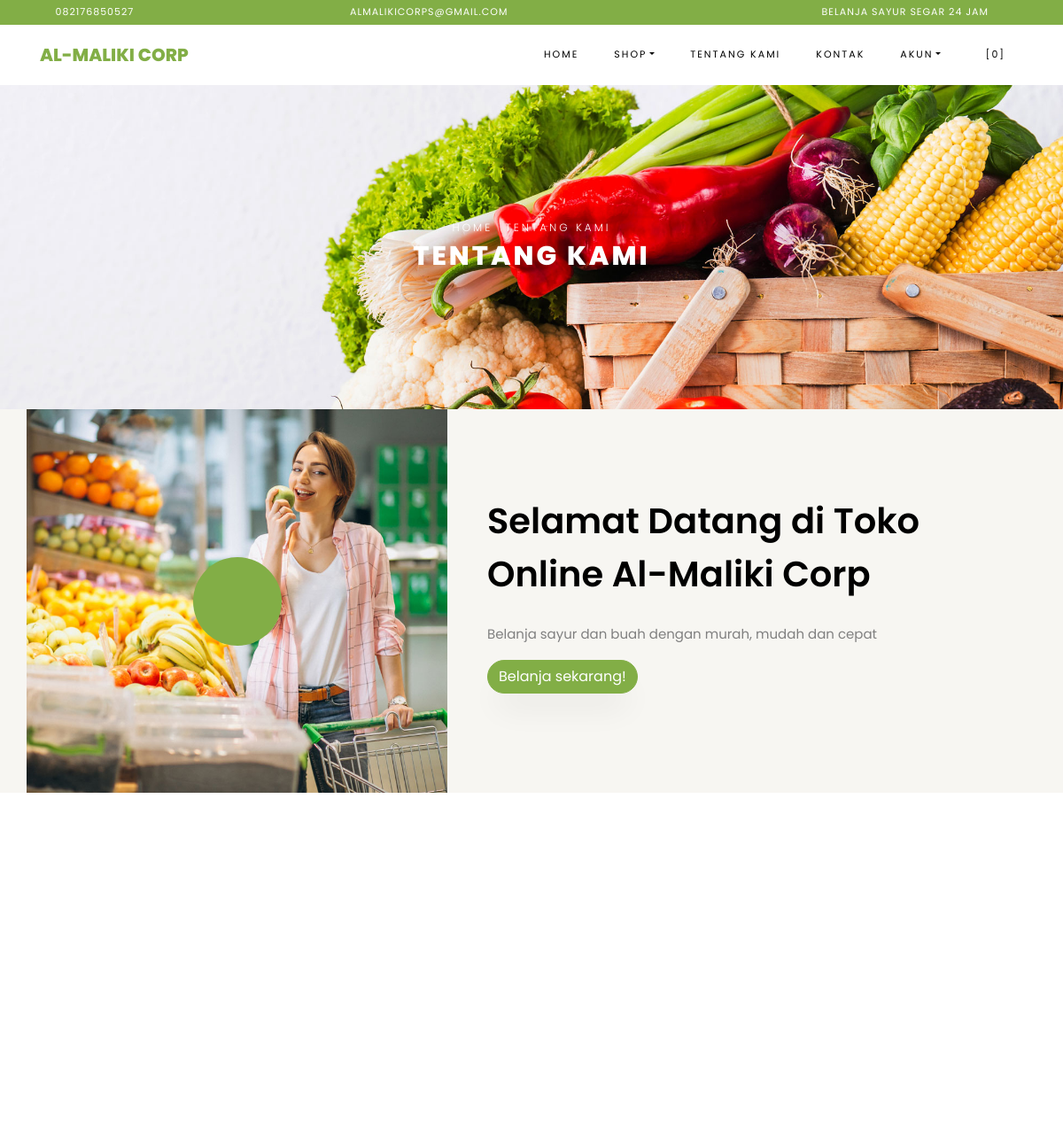
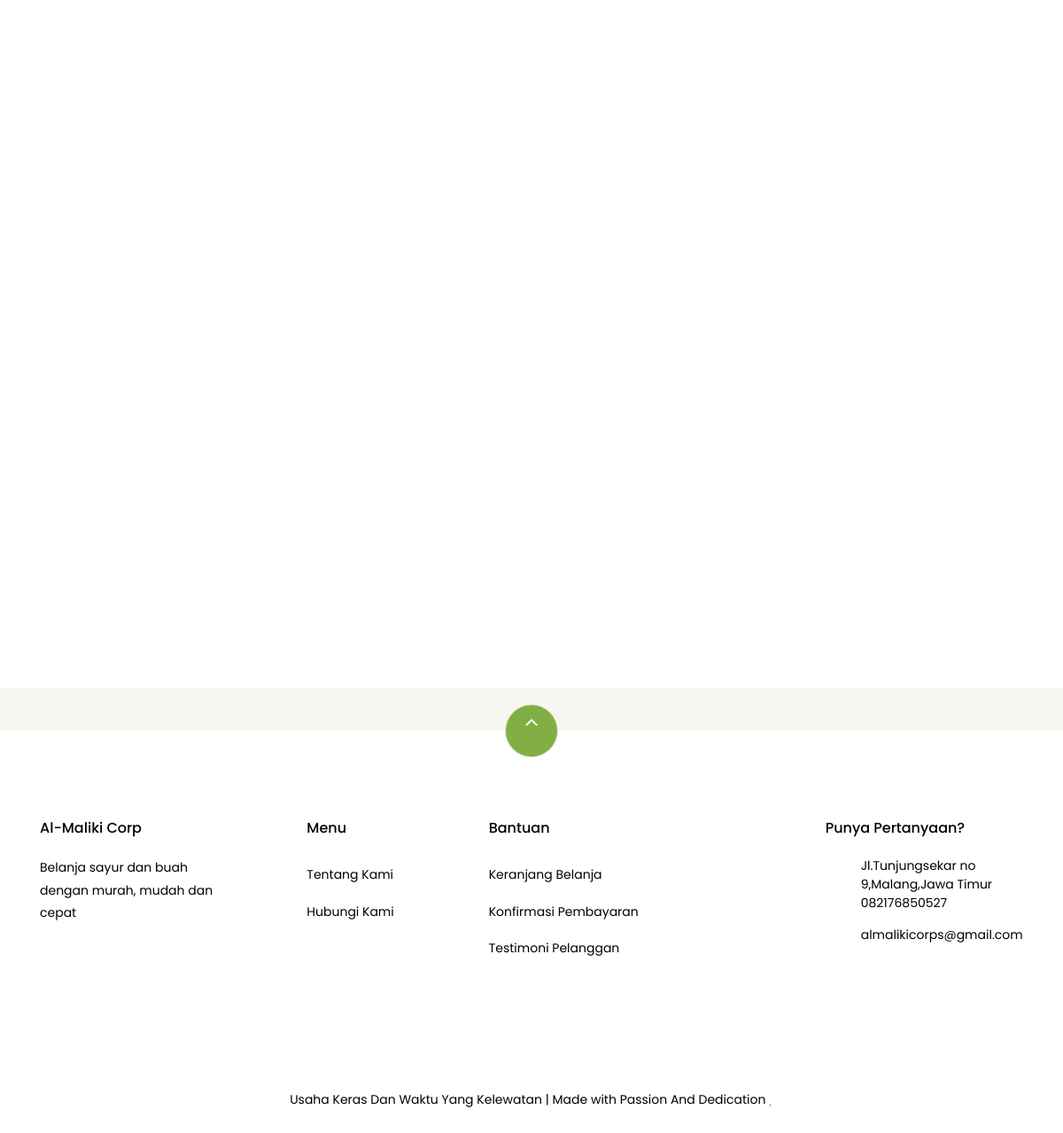
Before: /index.php/pages/about with the older database file (2 pictures, top to bottom).
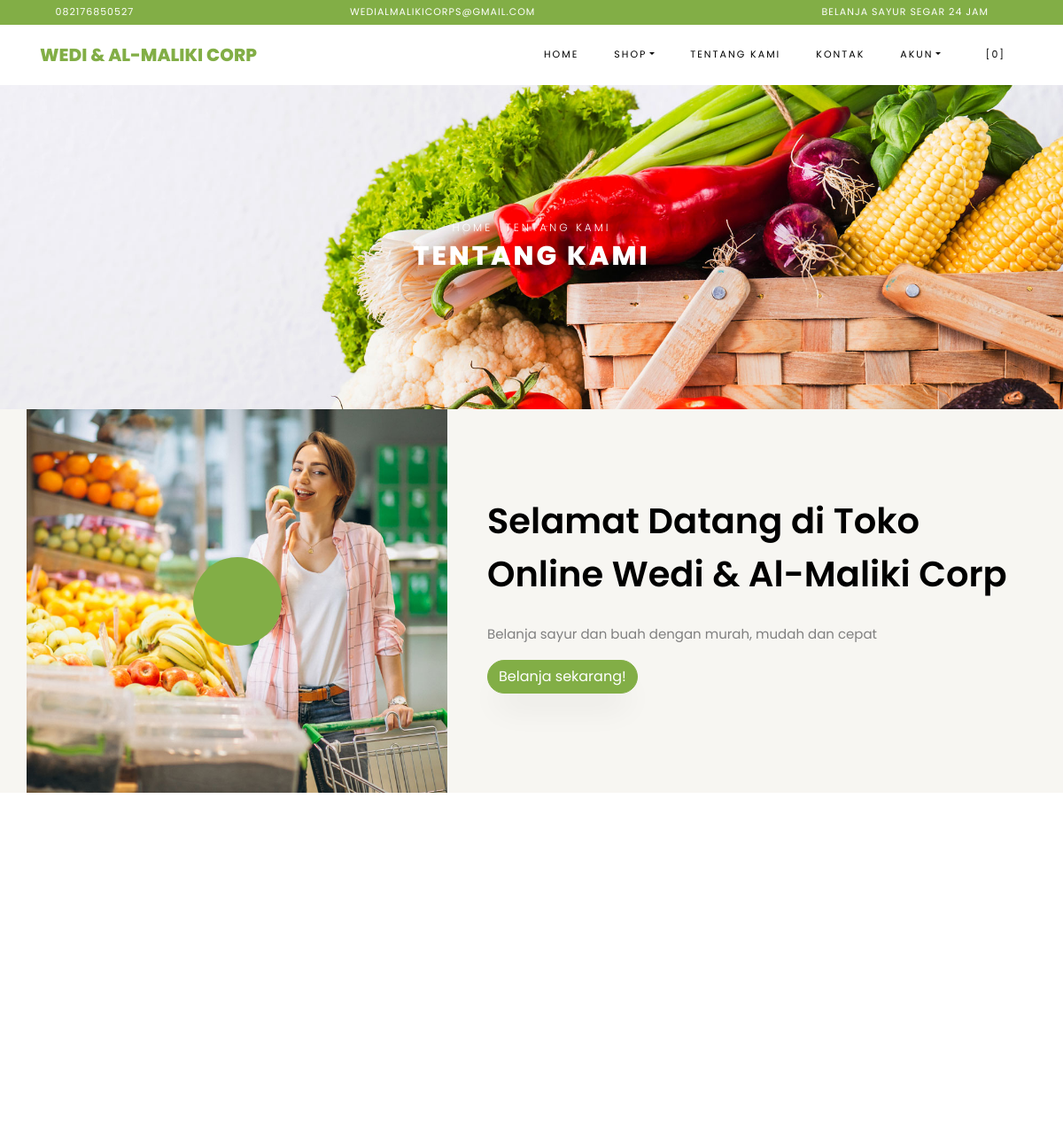
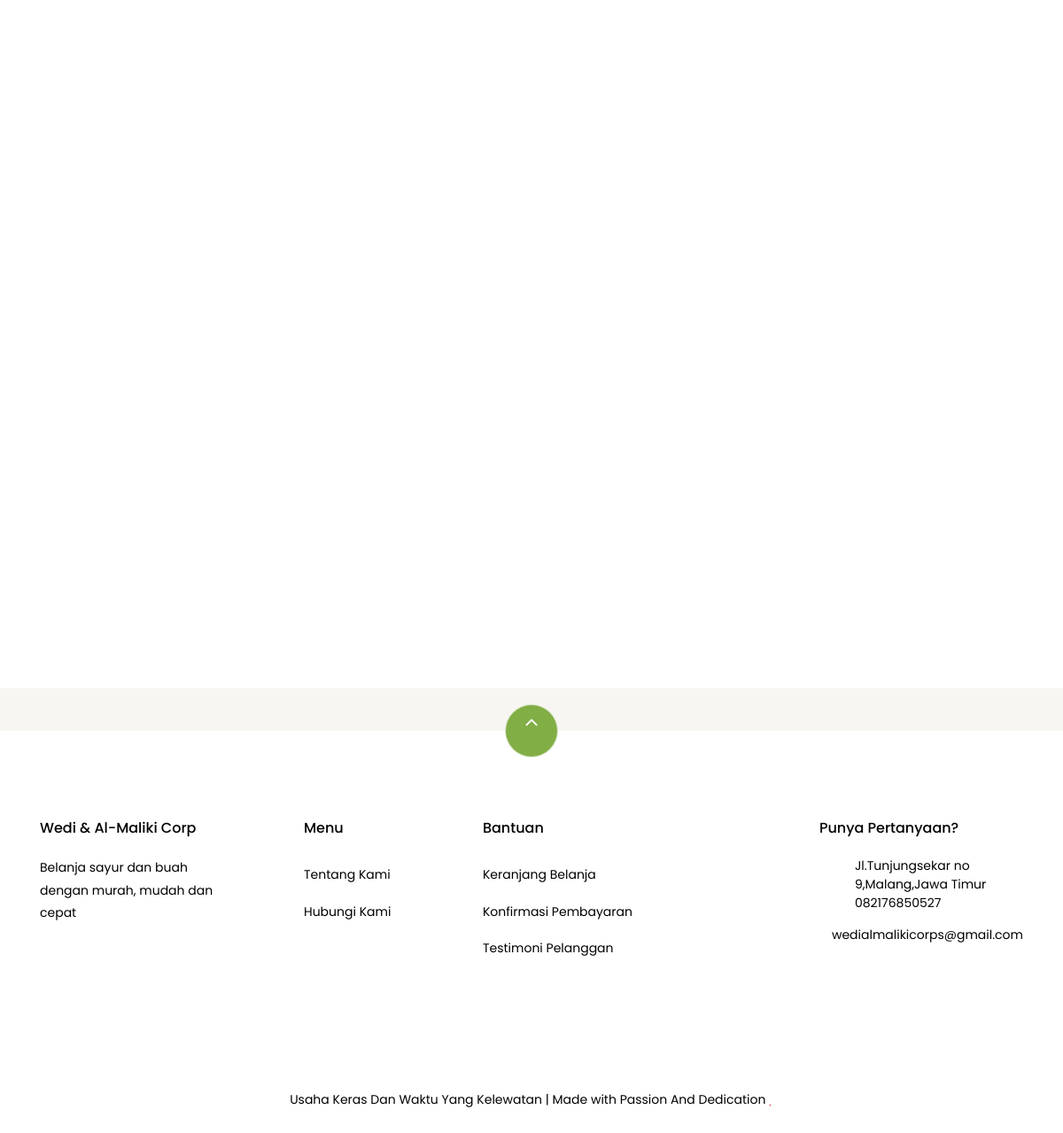
After: the same page with the newer database file (2 pictures, top to bottom).
### tables this page shows
CREATE TABLE `settings` (
  `id` int(10) NOT NULL,
  `key` varchar(32) NOT NULL,
  `content` text NOT NULL
);

### application/helpers/themes_helper.php (called while the page is built, shortened)
<?php
if ( ! function_exists('get_theme_name'))
{
    function get_theme_name() {
        $current_theme = get_settings('current_theme_name');
        return ($current_theme) ? $current_theme : false;
    }
}
if ( ! function_exists('get_template_part'))
{
    function get_template_part($file_name = null, $params = array()) {
        if ($file_name !== '') {
            $current_theme = get_theme_name();
            if ( file_exists($file_location = VIEWPATH .'themes/'. $current_theme .'/'. $file_name .'.php')) {
                $CI =& get_instance();
                $CI->load->view('themes/'. $current_theme .'/'. $file_name, $params);
            }
            else {
                echo '<div>Kesalahan: berkas tema <b>'. $file_name .'.php</b> tidak ditemukan.<br>Lokasi berkas: <b>'. $file_location .'</b></div>';
            }
        }
    }
}
if ( ! function_exists('get_header'))
{
    function get_header($params = null, $section = '', $current_section = '') {
        $load_params = array();
        if ( is_null($params)) {
            $load_params['title'] = get_settings('site_name');
        }
        else if ( is_string($params)) {
            $load_params['title'] = $params;
        }
        $load_params['sidebar_section'] = $section;
        $load_params['current_section'] = $current_section;
        get_template_part('header', $load_params);
    }
}
if ( ! function_exists('get_footer'))
{
    function get_footer($params = array()) {
        get_template_part('footer', $params);
    }
}
if ( ! function_exists('get_theme_uri'))
{
    function get_theme_uri($file_name = null, $theme_name = NULL)
    {
        $theme_name = ($theme_name == NULL) ? get_theme_name() : $theme_name;
        return is_null($file_name) ? base_url('assets/themes/'. $theme_name .'/') : base_url('assets/themes/'. $theme_name .'/'. $file_name) ;
    }
}

### application/controllers/Pages.php (called while the page is built, shortened)
<?php
class Pages extends CI_Controller {
    public function about()
    {
        $params['reviews'] = $this->review->get_all_reviews();
        get_header(get_store_name());
        get_template_part('pages/about', $params);
        get_footer();
    }
}

### index.php (called while the page is built, shortened)
<?php
require_once BASEPATH . 'core/CodeIgniter.php';

### application/helpers/global_helper.php (called while the page is built, shortened)
<?php
if (!function_exists('get_settings')) {
    function get_settings($key = '')
    {
        $CI = &get_instance();
        $row = $CI->db
            ->select('content')
            ->where('key', $key)
            ->get('settings')
            ->row();
        return $row->content;
    }
}
if (!function_exists('get_store_name')) {
    function get_store_name()
    {
        return get_settings('store_name');
    }
}

### application/helpers/session_helper.php (called while the page is built, shortened)
<?php
if (!function_exists('init')) {
    function init()
    {
        $CI = &get_instance();
        return $CI;
    }
}
if (!function_exists('session_data')) {
    function session_data()
    {
        $CI = init();
        $read_session_in_cookie = get_cookie('__ACTIVE_SESSION_DATA');
        $read_session_in_session = $CI->session->userdata('__ACTIVE_SESSION_DATA');
        if ($read_session_in_cookie) {
            $read_data = $CI->encryption->decrypt($read_session_in_cookie);
            $read_data = json_decode($read_data);
            return $read_data;
        } else if ($read_session_in_session) {
            $read_data = $CI->encryption->decrypt($read_session_in_session);
            $read_data = json_decode($read_data);
            return $read_data;
        } else {
            $default_session = new stdClass();
            $default_session->is_login = FALSE;
            $default_session->user_id = 0;
            $default_session->login_at = 0;
            $default_session->remember_me = FALSE;
            return $default_session;
        }
    }
}

### application/views/themes/vegefoods/pages/about.php (the view, shortened to what this page needs)
<div class="hero-wrap hero-bread" style="background-image: url('<?php echo get_theme_uri('images/bg_1.jpg'); ?>');">
    <div class="container">
      <div class="row no-gutters slider-text align-items-center justify-content-center">
        <div class="col-md-9 ftco-animate text-center">
            <p class="breadcrumbs"><span class="mr-2"><?php echo anchor(base_url(), 'Home'); ?></span> <span>Tentang Kami</span></p>
          <h1 class="mb-0 bread">Tentang Kami</h1>
        </div>
      </div>
    </div>
  </div>
  <section class="ftco-section ftco-no-pb ftco-no-pt bg-light">
          <div class="container">
              <div class="row">
                  <div class="col-md-5 p-md-5 img img-2 d-flex justify-content-center align-items-center" style="background-image: url(<?php echo get_theme_uri('images/about.jpg'); ?>);">
                      <a href="https://www.youtube.com/watch?v=ohHYABXMqUQ" class="icon popup-vimeo d-flex justify-content-center align-items-center">
                          <span class="icon-play"></span>
                      </a>
                  </div>
                  <div class="col-md-7 py-5 wrap-about pb-md-5 ftco-animate">
            <div class="heading-section-bold mb-4 mt-md-5">
                <div class="ml-md-0">
                  <h2 class="mb-4">Selamat Datang di Toko Online <?php echo get_store_name(); ?></h2>
              </div>
            </div>
            <div class="pb-md-5">
                <p><?php echo get_settings('store_description'); ?></p>
                          <p><a href="<?php echo site_url('browse'); ?>" class="btn btn-primary">Belanja sekarang!</a></p>
                      </div>
                  </div>
              </div>
          </div>
      </section>
      <section class="ftco-section testimony-section">
    <div class="container">
      <div class="row justify-content-center mb-5 pb-3">
      </div>
    </div>
  </section>
<section class="ftco-section">
      <div class="container">
          <div class="row no-gutters ftco-services">
  </div>
      </div>
  </section>

### application/third_party/MX/Loader.php (shortened to what this page needs)
<?php (defined('BASEPATH')) OR exit('No direct script access allowed');
class MX_Loader extends CI_Loader
{
	public $_ci_cached_vars = array();
	public function view($view, $vars = array(), $return = FALSE)
	{
		if (method_exists($this, '_ci_object_to_array'))
		{
        	return $this->_ci_load(array('_ci_view' => $view, '_ci_vars' => $this->_ci_object_to_array($vars), '_ci_return' => $return));
		}
		else {
        	return $this->_ci_load(array('_ci_view' => $view, '_ci_vars' => $this->_ci_prepare_view_vars($vars), '_ci_return' => $return));
		}
	}
	public function _ci_load($_ci_data)
	{
		extract($_ci_data);
		if (isset($_ci_view))
		{
			$_ci_path = '';
			$_ci_file = (pathinfo($_ci_view, PATHINFO_EXTENSION)) ? $_ci_view : $_ci_view.EXT;
			foreach ($this->_ci_view_paths as $path => $cascade)
			{
				if (file_exists($view = $path.$_ci_file))
				{
					$_ci_path = $view;
					break;
				}
			}
		}
		elseif (isset($_ci_path))
		{
			$_ci_file = basename($_ci_path);
			if( ! file_exists($_ci_path)) $_ci_path = '';
		}
		if (isset($_ci_vars))
			$this->_ci_cached_vars = array_merge($this->_ci_cached_vars, (array) $_ci_vars);
		extract($this->_ci_cached_vars);
		if ((bool) @ini_get('short_open_tag') === FALSE && CI::$APP->config->item('rewrite_short_tags') == TRUE)
		{
			echo eval('?>'.preg_replace("/;*\s*\?>/", "; ?>", str_replace('<?=', '<?php echo ', file_get_contents($_ci_path))));
		}
		else
		{
			include($_ci_path);
		}
	}
}

### application/views/themes/vegefoods/header.php (shortened to what this page needs)
?><!DOCTYPE html>
<html lang="en">
  <head>
    <link rel="stylesheet" href="<?php echo get_theme_uri('css/open-iconic-bootstrap.min.css'); ?>">
    <link rel="stylesheet" href="<?php echo get_theme_uri('css/animate.css'); ?>">
    <link rel="stylesheet" href="<?php echo get_theme_uri('css/owl.carousel.min.css'); ?>">
    <link rel="stylesheet" href="<?php echo get_theme_uri('css/owl.theme.default.min.css'); ?>">
    <link rel="stylesheet" href="<?php echo get_theme_uri('css/magnific-popup.css'); ?>">
    <link rel="stylesheet" href="<?php echo get_theme_uri('css/aos.css'); ?>">
	<link rel="stylesheet" href="<?php echo get_theme_uri('css/ionicons.min.css'); ?>">
	<link rel="stylesheet" href="<?php echo get_theme_uri('js/plugins/@fortawesome/fontawesome-free/css/all.min.css', 'argon'); ?>">
    <link rel="stylesheet" href="<?php echo get_theme_uri('css/bootstrap-datepicker.css'); ?>">
    <link rel="stylesheet" href="<?php echo get_theme_uri('css/jquery.timepicker.css'); ?>">
    <link rel="stylesheet" href="<?php echo get_theme_uri('css/flaticon.css'); ?>">
    <link rel="stylesheet" href="<?php echo get_theme_uri('css/icomoon.css'); ?>">
	<link rel="stylesheet" href="<?php echo get_theme_uri('css/style.css'); ?>">
	<link rel="stylesheet" href="<?php echo base_url('assets/plugins/toastr/toastr.min.css'); ?>">
  </head>
  <body class="goto-here">
		<div class="py-1 bg-primary">
    	<div class="container">
    		<div class="row no-gutters d-flex align-items-start align-items-center px-md-0">
	    		<div class="col-lg-12 d-block">
		    		<div class="row d-flex">
		    			<div class="col-md pr-4 d-flex topper align-items-center">
					    	<div class="icon mr-2 d-flex justify-content-center align-items-center"><span class="icon-phone2"></span></div>
						    <span class="text"><?php echo get_settings('store_phone_number'); ?></span>
					    </div>
					    <div class="col-md pr-4 d-flex topper align-items-center">
					    	<div class="icon mr-2 d-flex justify-content-center align-items-center"><span class="icon-paper-plane"></span></div>
						    <span class="text"><?php echo get_settings('store_email'); ?></span>
					    </div>
					    <div class="col-md-5 pr-4 d-flex topper align-items-center text-lg-right">
						    <span class="text"><?php echo get_settings('store_tagline'); ?></span>
					    </div>
				    </div>
			    </div>
		    </div>
		  </div>
    </div>
    <nav class="navbar navbar-expand-lg navbar-dark ftco_navbar bg-dark ftco-navbar-light" id="ftco-navbar">
	    <div class="container">
	      <a class="navbar-brand" href="<?php echo base_url(); ?>"><?php echo get_store_name(); ?></a>
	      <div class="collapse navbar-collapse" id="ftco-nav">
	        <ul class="navbar-nav ml-auto">
	          <li class="nav-item active"><a href="<?php echo base_url(); ?>" class="nav-link">Home</a></li>
	          <li class="nav-item dropdown">
              <a class="nav-link dropdown-toggle" href="#" id="dropdown04" data-toggle="dropdown" aria-haspopup="true" aria-expanded="false">Shop</a>
            </li>
	          <li class="nav-item"><a href="<?php echo site_url('pages/about'); ?>" class="nav-link">Tentang Kami</a></li>
              <li class="nav-item"><a href="<?php echo site_url('pages/contact'); ?>" class="nav-link">Kontak</a></li>
              <li class="nav-item dropdown">
              <a class="nav-link dropdown-toggle" href="#" id="dropdown05" data-toggle="dropdown" aria-haspopup="true" aria-expanded="false">Akun</a>
            </li>
	          <li class="nav-item cta cta-colored"><a href="<?php echo site_url('shop/cart'); ?>" class="nav-link"><span class="icon-shopping_cart"></span>[<span class="cart-item-total">0</span>]</a></li>
	        </ul>
	      </div>
	    </div>
	  </nav>

### application/views/themes/vegefoods/footer.php (shortened to what this page needs)
<section class="ftco-section ftco-no-pt ftco-no-pb py-5 bg-light">
    <div class="container py-4">
    </div>
  </section>
  <footer class="ftco-footer ftco-section">
    <div class="container">
        <div class="row">
            <div class="mouse">
                      <a href="#" class="mouse-icon">
                          <div class="mouse-wheel"><span class="ion-ios-arrow-up"></span></div>
                      </a>
                  </div>
        </div>
      <div class="row mb-5">
        <div class="col-md">
          <div class="ftco-footer-widget mb-4">
            <h2 class="ftco-heading-2"><?php echo get_store_name(); ?></h2>
            <p><?php echo get_settings('store_description'); ?></p>
            <ul class="ftco-footer-social list-unstyled float-md-left float-lft mt-5">
            </ul>
          </div>
        </div>
        <div class="col-md">
          <div class="ftco-footer-widget mb-4 ml-md-5">
            <h2 class="ftco-heading-2">Menu</h2>
            <ul class="list-unstyled">
              <li><a href="<?php echo site_url('pages/about'); ?>" class="py-2 d-block">Tentang Kami</a></li>
              <li><a href="<?php echo site_url('pages/contact'); ?>" class="py-2 d-block">Hubungi Kami</a></li>
            </ul>
          </div>
        </div>
        <div class="col-md-4">
           <div class="ftco-footer-widget mb-4">
            <h2 class="ftco-heading-2">Bantuan</h2>
            <div class="d-flex">
                <ul class="list-unstyled mr-l-5 pr-l-3 mr-4">
                  <li><a href="<?php echo site_url('shop/cart'); ?>" class="py-2 d-block">Keranjang Belanja</a></li>
                  <li><a href="<?php echo site_url('customer/payments/confirm'); ?>" class="py-2 d-block">Konfirmasi Pembayaran</a></li>
                  <li><a href="<?php echo site_url('shop/testimonial'); ?>" class="py-2 d-block">Testimoni Pelanggan</a></li>
                </ul>
              </div>
          </div>
        </div>
        <div class="col-md">
          <div class="ftco-footer-widget mb-4">
              <h2 class="ftco-heading-2">Punya Pertanyaan?</h2>
              <div class="block-23 mb-3">
                <ul>
                  <li><span class="icon icon-map-marker"></span><span class="text"><?php echo get_settings('store_address'); ?></span></li>
                  <li><a href="#"><span class="icon icon-phone"></span><span class="text"><?php echo get_settings('store_phone_number'); ?></span></a></li>
                  <li><a href="#"><span class="icon icon-envelope"></span><span class="text"><?php echo get_settings('store_email'); ?></span></a></li>
                </ul>
              </div>
          </div>
        </div>
      </div>
      <div class="row">
        <div class="col-md-12 text-center">
          <p>
          Usaha Keras  Dan Waktu Yang Kelewatan | Made with Passion And Dedication <i class="icon-heart text-danger" aria-hidden="true"></i>
                      </p>
        </div>
      </div>
    </div>
  </footer>
</body>
</html>

### assets/themes/vegefoods/css/icomoon.css (style rules this page uses)
[class^="icon-"], [class*=" icon-"] { font-family: 'icomoon' !important; speak: none; font-style: normal; font-weight: normal; font-variant: normal; text-transform: none; line-height: 1; -webkit-font-smoothing: antialiased; -moz-osx-font-smoothing: grayscale; }
.icon-heart:before { content: "\f004"; }
.icon-map-marker:before { content: "\f041"; }
.icon-play:before { content: "\f04b"; }
.icon-phone:before { content: "\f095"; }
.icon-envelope:before { content: "\f0e0"; }
.icon-paper-plane:before { content: "\f1d8"; }
.icon-phone2:before { content: "\e0cd"; }
.icon-shopping_cart:before { content: "\e8cc"; }

Changed rows visible on the page:
changed settings: content "ALMALIKICORPS@GMAIL.COM" → "WEDIALMALIKICORPS@GMAIL.COM"; content "almalikicorps@gmail.com" → "wedialmalikicorps@gmail.com"
changed settings: content "AL-MALIKI CORP" → "WEDI & AL-MALIKI CORP"; content "Al-Maliki Corp" → "Wedi & Al-Maliki Corp"
